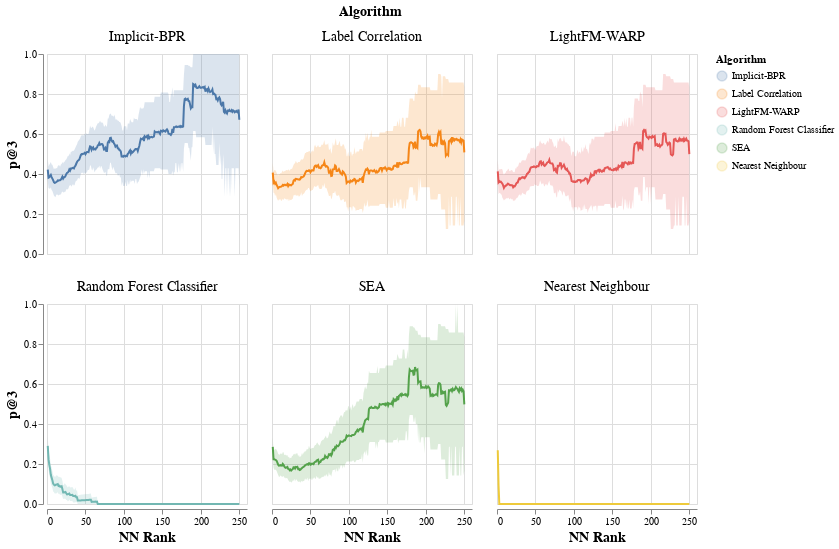

The notebook cell this image was saved under:
### Code cell
out = (ch.mark_line().encode(y=alt.Y('pAt3:Q',title='p@3'),) + ch.mark_area(opacity=0.2).encode(y='low:Q', y2='high:Q')).facet(
    facet=alt.Facet('Algorithm',sort=alt.SortArray(niceNames)),
    columns=3
).configure_axis(
    #labelFontSize=14,
    titleFontSize=14 
).configure_header(
    titleFontSize=14,
    labelFontSize=14
)

out.save('./figures/pAt3_vs_nnrank.html')
out

### Figure 1 — Vega-Lite specification as saved in the notebook (floating-point values rounded to 4 significant figures; data arrays with more than 128 entries replaced by an {"elided": "..."} marker saying what was removed)
{"config": {"view": {"continuousWidth": 400, "continuousHeight": 300}, "axis": {"titleFontSize": 14}, "header": {"labelFontSize": 14, "titleFontSize": 14}}, "data": {"name": "data-438e98839f7412ac81678e75b6bdd17a"}, "facet": {"type": "nominal", "field": "Algorithm", "sort": ["Implicit-BPR", "Label Correlation", "LightFM-WARP", "Random Forest Classifier", "SEA", "Nearest Neighbour"]}, "spec": {"layer": [{"mark": "line", "encoding": {"color": {"type": "nominal", "field": "Algorithm", "sort": ["Implicit-BPR", "Label Correlation", "LightFM-WARP", "Random Forest Classifier", "SEA", "Nearest Neighbour"]}, "x": {"type": "quantitative", "field": "NN Rank", "title": "NN Rank"}, "y": {"type": "quantitative", "field": "pAt3", "title": "p@3"}}, "height": 200, "width": 200}, {"mark": {"type": "area", "opacity": 0.2}, "encoding": {"color": {"type": "nominal", "field": "Algorithm", "sort": ["Implicit-BPR", "Label Correlation", "LightFM-WARP", "Random Forest Classifier", "SEA", "Nearest Neighbour"]}, "x": {"type": "quantitative", "field": "NN Rank", "title": "NN Rank"}, "y": {"type": "quantitative", "field": "low"}, "y2": {"field": "high"}}, "height": 200, "width": 200}]}, "columns": 3, "$schema": "https://vega.github.io/schema/vega-lite/v4.8.1.json", "datasets": {"data-438e98839f7412ac81678e75b6bdd17a": {"elided": "1500 records"}}}
